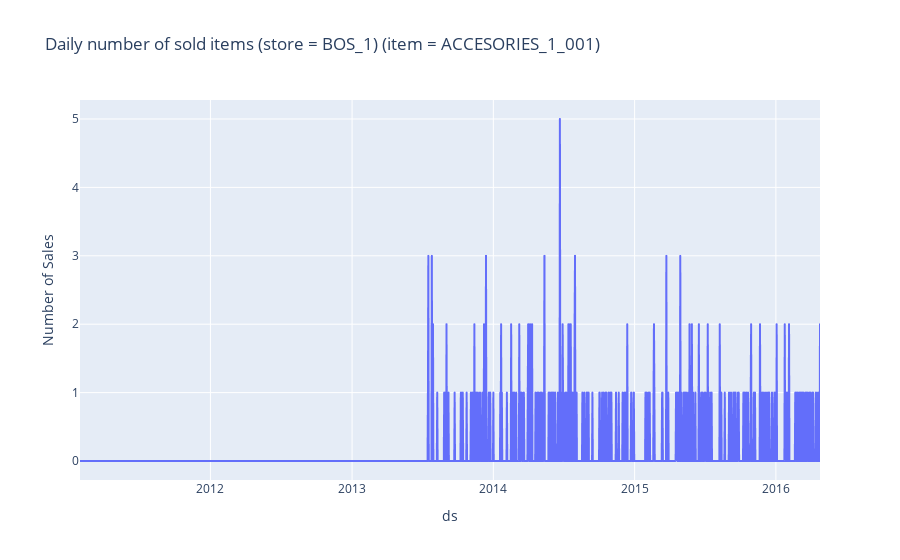
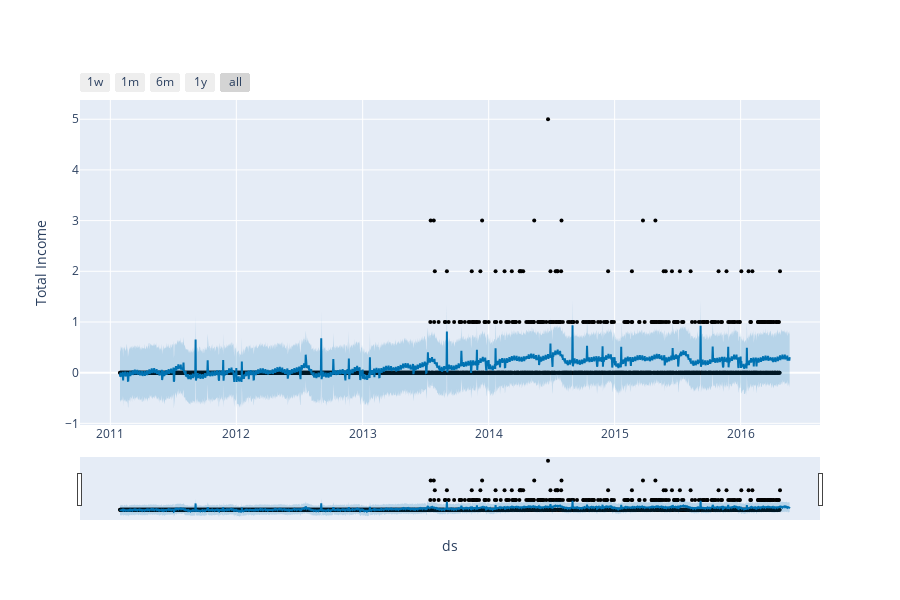
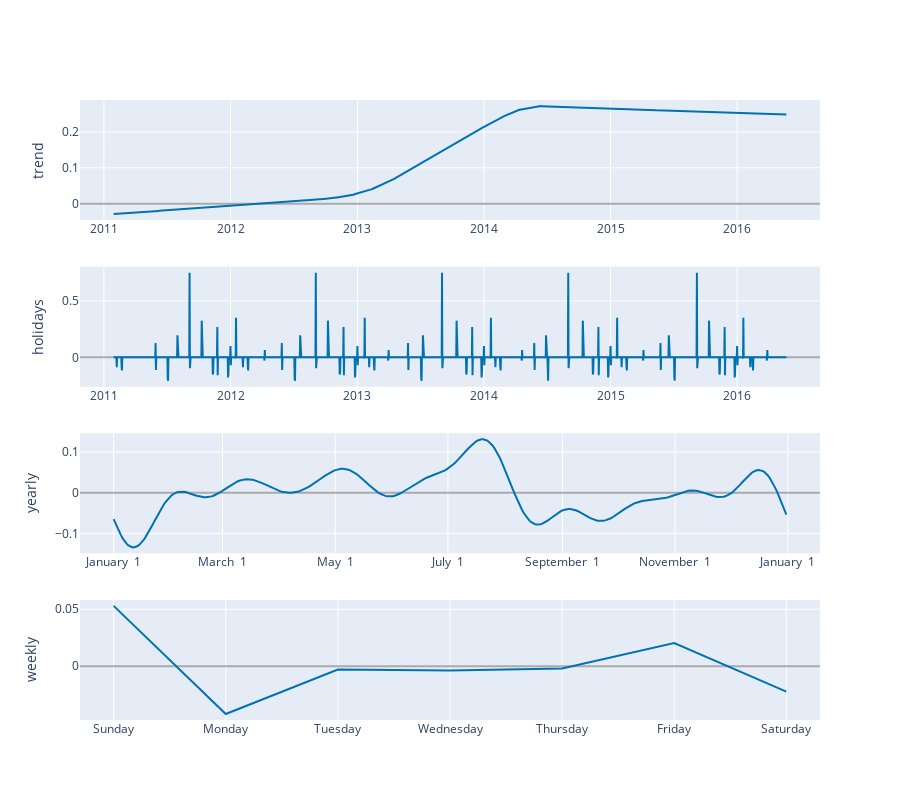

Notebook code cell kept with these figures, in order:
### Code cell
_ = pipeline(sales_by_date_store_item, item = 'ACCESORIES_1_001', store = 'BOS_1', holidays_list = holidays)

### Figure 1 — Plotly figure (JSON) as saved in the notebook; plotly's stock layout.template omitted (floating-point values rounded to 4 significant figures; data arrays with more than 128 entries replaced by an {"elided": "..."} marker saying what was removed)
{"data": [{"hovertemplate": "<b>%{hovertext}</b><br><br>ds=%{x}<br>y=%{y}<extra></extra>", "hovertext": {"elided": "1913 str values"}, "legendgroup": "", "line": {"color": "#636efa", "dash": "solid"}, "marker": {"symbol": "circle"}, "mode": "lines", "name": "", "showlegend": false, "type": "scattergl", "x": {"elided": "1913 str values"}, "xaxis": "x", "y": {"elided": "1913 int values"}, "yaxis": "y"}], "layout": {"legend": {"tracegroupgap": 0}, "title": {"text": "Daily number of sold items (store = BOS_1) (item = ACCESORIES_1_001)"}, "xaxis": {"anchor": "y", "domain": [0, 1], "title": {"text": "ds"}}, "yaxis": {"anchor": "x", "domain": [0, 1], "title": {"text": "Number of Sales"}}}}

### Figure 2 — Plotly figure (JSON) as saved in the notebook; plotly's stock layout.template omitted (floating-point values rounded to 4 significant figures; data arrays with more than 128 entries replaced by an {"elided": "..."} marker saying what was removed)
{"data": [{"marker": {"color": "black", "size": 4}, "mode": "markers", "name": "Actual", "type": "scatter", "x": {"elided": "1913 str values"}, "y": {"elided": "1913 int values"}}, {"hoverinfo": "skip", "line": {"width": 0}, "mode": "lines", "type": "scatter", "x": {"elided": "1941 str values"}, "y": {"elided": "1941 float values"}}, {"fill": "tonexty", "fillcolor": "rgba(0, 114, 178, 0.2)", "line": {"color": "#0072B2", "width": 2}, "mode": "lines", "name": "Predicted", "type": "scatter", "x": {"elided": "1941 str values"}, "y": {"elided": "1941 float values"}}, {"fill": "tonexty", "fillcolor": "rgba(0, 114, 178, 0.2)", "hoverinfo": "skip", "line": {"width": 0}, "mode": "lines", "type": "scatter", "x": {"elided": "1941 str values"}, "y": {"elided": "1941 float values"}}], "layout": {"height": 600, "showlegend": false, "width": 900, "xaxis": {"rangeselector": {"buttons": [{"count": 7, "label": "1w", "step": "day", "stepmode": "backward"}, {"count": 1, "label": "1m", "step": "month", "stepmode": "backward"}, {"count": 6, "label": "6m", "step": "month", "stepmode": "backward"}, {"count": 1, "label": "1y", "step": "year", "stepmode": "backward"}, {"step": "all"}]}, "rangeslider": {"visible": true}, "title": {"text": "ds"}, "type": "date"}, "yaxis": {"title": {"text": "Total Income"}}}}

### Figure 3 — Plotly figure (JSON) as saved in the notebook; plotly's stock layout.template omitted (floating-point values rounded to 4 significant figures; data arrays with more than 128 entries replaced by an {"elided": "..."} marker saying what was removed)
{"data": [{"line": {"color": "#0072B2", "width": 2}, "mode": "lines", "name": "trend", "type": "scatter", "x": {"elided": "1941 str values"}, "xaxis": "x", "y": {"elided": "1941 float values"}, "yaxis": "y"}, {"line": {"color": "rgba(0, 114, 178, 0.2)", "width": 0}, "mode": "lines", "name": "trend_upper", "type": "scatter", "x": {"elided": "1941 str values"}, "xaxis": "x", "y": {"elided": "1941 float values"}, "yaxis": "y"}, {"fill": "tonexty", "fillcolor": "rgba(0, 114, 178, 0.2)", "line": {"color": "rgba(0, 114, 178, 0.2)", "width": 0}, "mode": "lines", "name": "trend_lower", "type": "scatter", "x": {"elided": "1941 str values"}, "xaxis": "x", "y": {"elided": "1941 float values"}, "yaxis": "y"}, {"line": {"color": "#0072B2", "width": 2}, "mode": "lines", "name": "holidays", "text": {"elided": "1941 str values"}, "type": "scatter", "x": {"elided": "1941 str values"}, "xaxis": "x2", "y": {"elided": "1941 float values"}, "yaxis": "y2"}, {"line": {"color": "#0072B2", "width": 2}, "mode": "lines", "name": "yearly", "type": "scatter", "x": {"elided": "365 str values"}, "xaxis": "x3", "y": {"elided": "365 float values"}, "yaxis": "y3"}, {"line": {"color": "#0072B2", "width": 2}, "mode": "lines", "name": "weekly", "type": "scatter", "x": ["2017-01-01T00:00:00", "2017-01-02T00:00:00", "2017-01-03T00:00:00", "2017-01-04T00:00:00", "2017-01-05T00:00:00", "2017-01-06T00:00:00", "2017-01-07T00:00:00"], "xaxis": "x4", "y": [0.05297, -0.04207, -0.002916, -0.003795, -0.002047, 0.02029, -0.02243], "yaxis": "y4"}], "layout": {"height": 800, "showlegend": false, "width": 900, "xaxis": {"anchor": "y", "domain": [0, 1], "range": ["2010-10-24T00:00:00", "2016-08-27T00:00:00"], "type": "date"}, "xaxis2": {"anchor": "y2", "domain": [0, 1], "range": ["2010-10-24T00:00:00", "2016-08-27T00:00:00"], "type": "date"}, "xaxis3": {"anchor": "y3", "domain": [0, 1], "range": ["2016-12-13T18:54:02.958904115", "2018-01-18T11:04:57.863013581"], "tickformat": "%B %e", "type": "date"}, "xaxis4": {"anchor": "y4", "domain": [0, 1], "range": ["2016-12-31T16:48:00", "2017-01-07T07:12:00"], "tickformat": "%A", "type": "date"}, "yaxis": {"anchor": "x", "domain": [0.8063, 1], "rangemode": "normal", "title": {"text": "trend"}, "zerolinecolor": "#AAA"}, "yaxis2": {"anchor": "x2", "domain": [0.5375, 0.7312], "rangemode": "tozero", "title": {"text": "holidays"}, "zerolinecolor": "#AAA"}, "yaxis3": {"anchor": "x3", "domain": [0.2687, 0.4625], "title": {"text": "yearly"}, "zerolinecolor": "#AAA"}, "yaxis4": {"anchor": "x4", "domain": [0, 0.1938], "title": {"text": "weekly"}, "zerolinecolor": "#AAA"}}}
